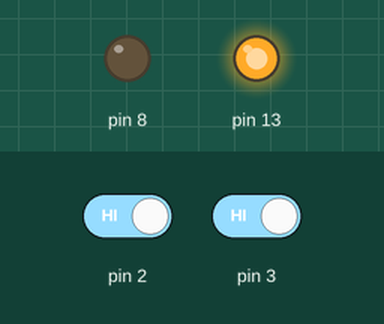
A sketch run on a simulated Arduino Uno, built with avr-gcc and run on an emulated ATmega328P. Shown: output pins drawn as LEDs (lit = HIGH). The inputs (shaded band) are chosen by the test bench; at power-on: pin 2 HIGH, pin 3 HIGH.

Above: at 1.2 s.
1.3 s: pin 2 driven LOW
At 2.0 s:
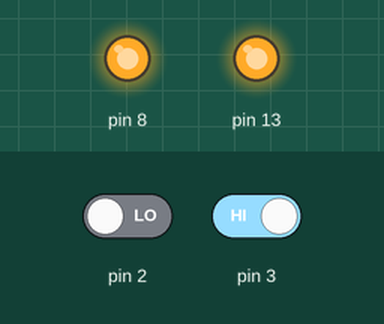
2.8 s: pin 3 driven LOW
At 3.1 s:
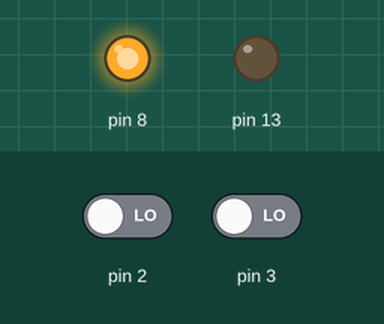
4.3 s: pin 2 driven HIGH
At 5.4 s:
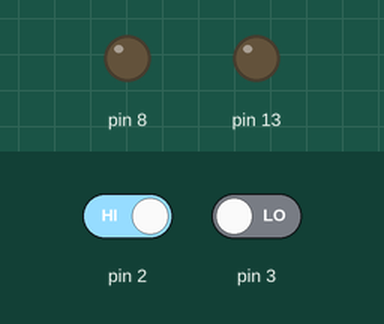
5.8 s: pin 3 driven HIGH
At 6.6 s:
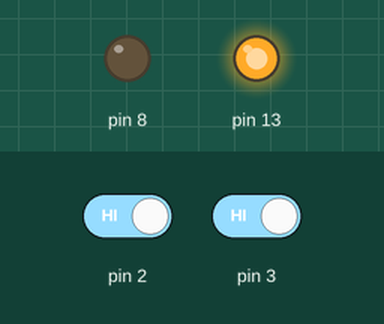
Timing chart, 0 to 8.3 s (numbered marks = the images above; inputs shaded):
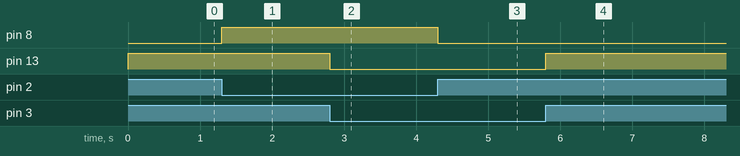

The sketch:

LED_1.ino
```cpp
void setup() {
  // put your setup code here, to run once:
  pinMode(2, INPUT);
  pinMode(8, OUTPUT);
  pinMode(3, INPUT);
  pinMode(13, OUTPUT);
}

void loop() {
  // put your main code here, to run repeatedly:
  if (digitalRead(2) == 0) {
    digitalWrite(8, 1);
  }
  else {
    digitalWrite(8, 0);
  }
  if (digitalRead(3) == 0) {
    digitalWrite(13, 0);
  }
  else {
    digitalWrite(13, 1);
  }
}
```

Measured:
- after the input at 1.3 s, pin 8: LOW → HIGH at once
- after the input at 2.8 s, pin 13: HIGH → LOW at once
- after the input at 4.3 s, pin 8: HIGH → LOW at once
- after the input at 5.8 s, pin 13: LOW → HIGH at once
